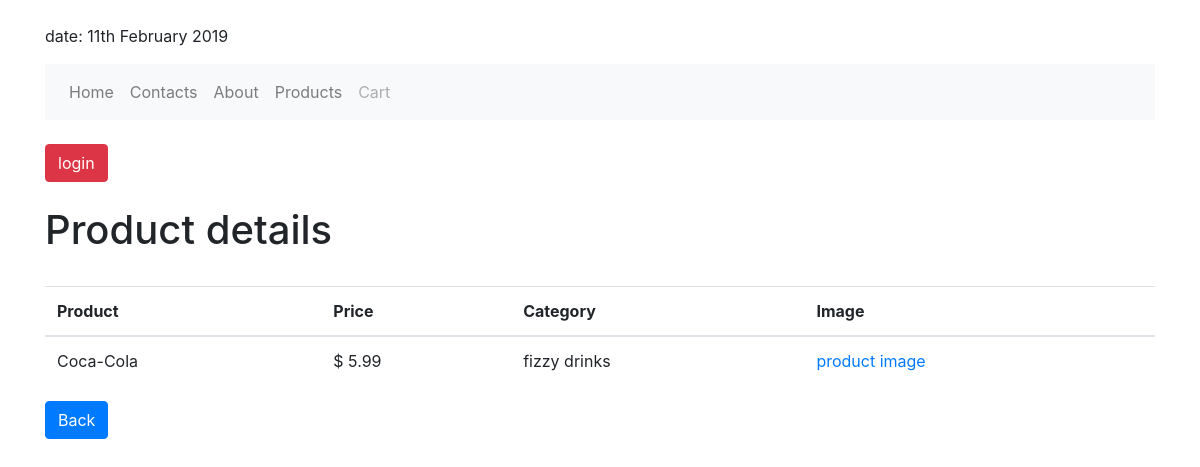
The page /products/1/ on the database its author committed.
### products/models.py (models this page shows, shortened)
class Product(models.Model):
    title = models.CharField(max_length=255)
    price = models.DecimalField(max_digits=10000, decimal_places=2)
    image = models.ImageField(
        upload_to='products_img/',
        blank=True,
        null=True
    )
    description = models.TextField(blank=True, null=True)
    category = models.ForeignKey(Category, on_delete=models.CASCADE)

class Category(models.Model):
    category_name = models.CharField(max_length=50, null=True)
    def __str__(self):
        return self.category_name

### products/views.py (the view)
# urls.py: path('<int:id>/', product_details_view, name='product-details')
def product_details_view(request ,id):
    product = get_object_or_404(Product, id=id)
    context = {
        "product": product
    }
    return render(request, "products/product_details.html", context)

### shopping_cart/context_processors.py (called while the page is built)
def cart_processor(request):
    if request.user.is_authenticated:
        user_cart = ShoppingCart.objects.filter(user=request.user)
        total_quantity = 0
        for order in user_cart:
            total_quantity += order.quantity
        return {'total_quantity': total_quantity}
    else:
        return {'total_quantity': 0}

### products/templates/products/product_details.html
{% extends 'base.html' %}
{% block content %}
    <h1>Product details</h1>
    <br>
    <table class="table">
        <thead>
            <tr>
                <th>Product</th>
                <th>Price</th>
                <th>Category</th>
                <th>Image</th>
            </tr>
        </thead>
        <tbody>
            <tr>
                <td>{{ product.title }}</td>
                <td>$ {{ product.price }}</td>
                <td>{{ product.category }}</td>
                <td><a href="{{ product.image.url }}">product image</a></td>
            </tr>
        </tbody>
    </table>
    <a href="{% url 'products:products-list' 'all' %}">
        <button class="btn btn-primary">
            Back
        </button>
    </a>
{% endblock %}

### rows shown on the page
Product: title "Coca-Cola", price "5.99", category "fizzy drinks"
